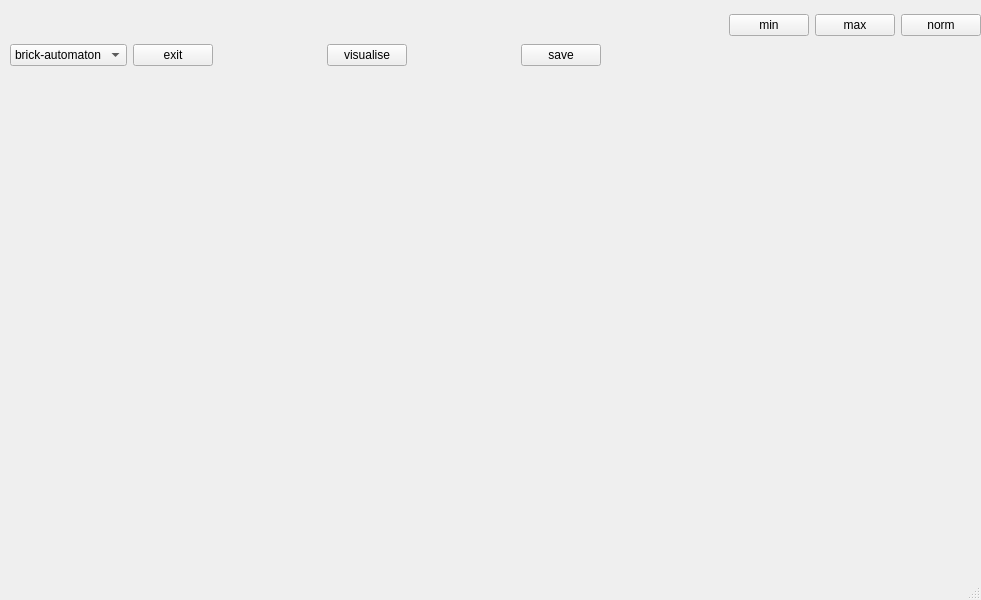
<?xml version="1.0" encoding="UTF-8"?>
<ui version="4.0">
 <class>MainWindow</class>
 <widget class="QMainWindow" name="MainWindow">
  <property name="geometry">
   <rect>
    <x>0</x>
    <y>0</y>
    <width>981</width>
    <height>600</height>
   </rect>
  </property>
  <property name="windowTitle">
   <string>MainWindow</string>
  </property>
  <widget class="QWidget" name="centralwidget">
   <widget class="QWidget" name="horizontalLayoutWidget_3">
    <property name="geometry">
     <rect>
      <x>10</x>
      <y>30</y>
      <width>591</width>
      <height>51</height>
     </rect>
    </property>
    <layout class="QHBoxLayout" name="horizontalLayout_3">
     <item>
      <widget class="QComboBox" name="comboBox">
       <item>
        <property name="text">
         <string>brick-automaton</string>
        </property>
       </item>
       <item>
        <property name="text">
         <string>tree_automaton</string>
        </property>
       </item>
      </widget>
     </item>
     <item>
      <widget class="QPushButton" name="pushExit">
       <property name="text">
        <string>exit</string>
       </property>
      </widget>
     </item>
     <item>
      <spacer name="horizontalSpacer_2">
       <property name="orientation">
        <enum>Qt::Horizontal</enum>
       </property>
       <property name="sizeHint" stdset="0">
        <size>
         <width>40</width>
         <height>20</height>
        </size>
       </property>
      </spacer>
     </item>
     <item>
      <widget class="QPushButton" name="pushVisualise">
       <property name="text">
        <string>visualise</string>
       </property>
      </widget>
     </item>
     <item>
      <spacer name="horizontalSpacer_3">
       <property name="orientation">
        <enum>Qt::Horizontal</enum>
       </property>
       <property name="sizeHint" stdset="0">
        <size>
         <width>40</width>
         <height>20</height>
        </size>
       </property>
      </spacer>
     </item>
     <item>
      <widget class="QPushButton" name="pushSave">
       <property name="text">
        <string>save</string>
       </property>
      </widget>
     </item>
    </layout>
   </widget>
   <widget class="QWidget" name="horizontalLayoutWidget_2">
    <property name="geometry">
     <rect>
      <x>630</x>
      <y>0</y>
      <width>351</width>
      <height>51</height>
     </rect>
    </property>
    <layout class="QHBoxLayout" name="horizontalLayout_2">
     <item>
      <spacer name="horizontalSpacer_11">
       <property name="orientation">
        <enum>Qt::Horizontal</enum>
       </property>
       <property name="sizeHint" stdset="0">
        <size>
         <width>40</width>
         <height>20</height>
        </size>
       </property>
      </spacer>
     </item>
     <item>
      <widget class="QPushButton" name="pushMinimise">
       <property name="text">
        <string>min</string>
       </property>
      </widget>
     </item>
     <item>
      <widget class="QPushButton" name="pushMaximise">
       <property name="text">
        <string>max</string>
       </property>
      </widget>
     </item>
     <item>
      <widget class="QPushButton" name="pushNormal">
       <property name="text">
        <string>norm</string>
       </property>
      </widget>
     </item>
    </layout>
   </widget>
  </widget>
  <widget class="QStatusBar" name="statusbar"/>
 </widget>
 <resources/>
 <connections/>
</ui>
